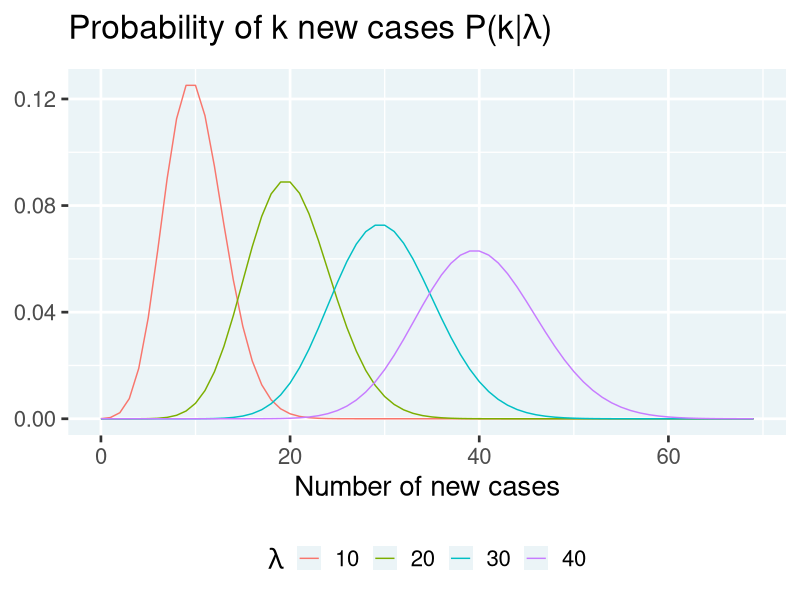

Reproduce this figure in R.
library(tidyverse)

## Jupyter notebooks use the repr package to create viewable representations
## of R objects (https://github.com/IRkernel/repr). I am updating the default
## plot dimensions to 12 x 6.
options(repr.plot.width = 12, repr.plot.height = 6)

## We will use ggplot2 for all plots. I am defining a custom theme here
## that mainly updates the backgrounds and legend position. We set this
## custom theme as the default, and also update the default for line size.
theme_custom <- function(base_size, ...){
   ggplot2::theme_gray(base_size = base_size, ...) +
      ggplot2::theme(
         plot.title = element_text(face = 'bold'),
         plot.subtitle = element_text(color = '#333333'),
         panel.background = element_rect(fill = "#EBF4F7"),
         strip.background = element_rect(fill = "#33AACC"),
         legend.position = "bottom"
      )
}
ggplot2::theme_set(theme_custom(base_size = 20))
ggplot2::update_geom_defaults("line", list(size = 1.5))

# Utility functions

## We will use a utility function to display the head of dataframes.
## Note that we need this hack mainly to add the class 'dataframe' to
## the tables that are printed. This should ideally be handled
## by the `repr` package, and I will be sending a PR.
display_df <- function(x){
   d <- as.character(
      knitr::kable(x, format = 'html', table.attr = "class='dataframe'")
   )
   #IRdisplay::display_html(d)
}

display_head <- function(x, n = 6){
   head(x, n)
}

display_random <- function(x, n = 6){
   display_df(dplyr::sample_n(x, n))
}


#######################################################################################
## poisson distribution
#######################################################################################
# Number of new cases observed in a day
k = 0:69

# Arrival rate of new infections per day
lambda = c(10, 20, 30, 40)

poisson_densities = crossing(lambda = lambda, k = k) %>%
   mutate(p = dpois(k, lambda))

display_head(poisson_densities)

poisson_densities %>%
   # We convert lambda to a factor so that each line gets a discrete color
   mutate(lambda = factor(lambda)) %>%
   ggplot(aes(x = k, y = p, color = lambda)) +
   geom_line() +
   labs(
      title = expression(paste("Probability of k new cases P(k|", lambda, ")")),
      x = 'Number of new cases',
      y = NULL,
      color = expression(lambda)
   )


#######################################################################################
## likelihood
#######################################################################################
